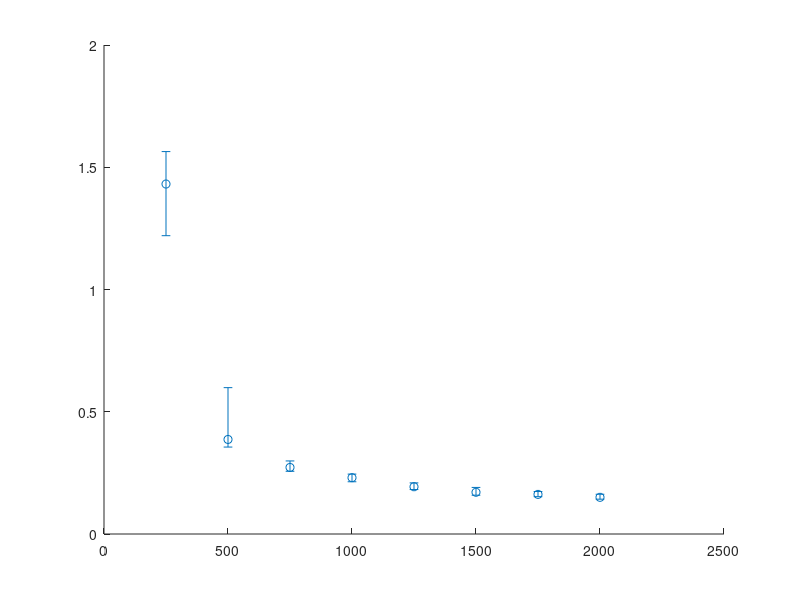

MATLAB code for this plot: (Note: this script raises an error after producing the figure.)
n_vec = 250:250:2000;

beta_rmse = [1.2201    1.4314    1.5641;...
0.3556    0.3867    0.5986;...
0.2565    0.2723    0.2988;...
0.2137    0.2304    0.2450;...
0.1818    0.1933    0.2091;...
0.1587    0.1707    0.1905;...
0.1527    0.1620    0.1738;...
0.1424    0.1500    0.1626];

beta0_rmse = [1.1931    1.3210    1.4782;...
0.5914    0.6335    0.7024;...
0.4258    0.4515    0.4970;...
0.3450    0.3761    0.4220;...
0.2949    0.3335    0.3558;...
0.2707    0.3078    0.3795;...
0.2470    0.2821    0.3306;...
0.2236    0.2506    0.3172];


eta_rmse = [0.3500    0.3610    0.3991;...
0.0729    0.0838    0.2251;...
0.0427    0.0486    0.0535;...
0.0339    0.0380    0.0439;...
0.0263    0.0316    0.0375;...
0.0258    0.0303    0.0366;...
0.0235    0.0264    0.0296;...
0.0211    0.0246    0.0269];


% error bar
% 
beta_rmse_errbar = beta_rmse;
beta_rmse_errbar(:,1) = beta_rmse(:,2) - beta_rmse(:,1);
beta_rmse_errbar(:,3) = beta_rmse(:,3) - beta_rmse(:,2);


beta0_rmse_errbar = beta_rmse;
beta0_rmse_errbar(:,1) = beta0_rmse(:,2) - beta0_rmse(:,1);
beta0_rmse_errbar(:,3) = beta0_rmse(:,3) - beta0_rmse(:,2);


eta_rmse_errbar = eta_rmse;
eta_rmse_errbar(:,1) = eta_rmse(:,2) - eta_rmse(:,1);
eta_rmse_errbar(:,3) = eta_rmse(:,3) - eta_rmse(:,2);


%% plot aRMSE with error bars
figure
errorbar(n_vec, beta_rmse_errbar(:,2), beta_rmse_errbar(:,1), beta_rmse_errbar(:,3), 'o', ...
    'LineWidth', 2, 'LineStyle', '-', 'MarkerSize', 10, 'CapSize', 12)
% xticks(n_vec)
xticks(500:500:2000)
xlim([200, 2050]); ylim([0, 2])
xlabel('sample size'); ylabel('average RMSE')
pbaspect([4 3 1])
title('RMSE for main-effects $(\beta_{j,k,c})$', 'interpreter','latex')
set(gca, 'FontSize', 22)
print('-r300', 'rmse_beta_mat', '-dpng')



%
figure
errorbar(n_vec, beta0_rmse_errbar(:,2), beta0_rmse_errbar(:,1), beta0_rmse_errbar(:,3), 'o', ...
    'LineWidth', 2, 'LineStyle', '-', 'MarkerSize', 10, 'CapSize', 12)
% xticks(n_vec)
xticks(500:500:2000)
xlim([200, 2050]); 
ylim([0, 2])
xlabel('sample size'); ylabel('average RMSE')
pbaspect([4 3 1])
title('RMSE for intercepts $(\beta_{j,0,c})$', 'interpreter','latex')
set(gca, 'FontSize', 22)
print('-r300', 'rmse_beta0', '-dpng')



%
figure
errorbar(n_vec, eta_rmse_errbar(:,2), eta_rmse_errbar(:,1), eta_rmse_errbar(:,3), 'o', ...
    'LineWidth', 2, 'LineStyle', '-', 'MarkerSize', 10, 'CapSize', 12)
% xticks(n_vec)
xticks(500:500:2000)
xlim([200, 2050]); 
ylim([0, 0.6])
xlabel('sample size'); ylabel('average RMSE')
pbaspect([4 3 1])
title('RMSE for deeper tensor arms $(\eta_{k,b})$', 'interpreter','latex')
set(gca, 'FontSize', 22)
print('-r300', 'rmse_eta', '-dpng')


%%
% -- look at the estimation accracy of the graphical matrix G -- %

Q_acc_mat_n = [1,0.4728;...
0.56,0.0792;...
0.24,0.0335;...
0.08,0.0085;...
0.04,0.0055;...
0.04,0.002;...
0.02,0.0003;...
0.02,0.0003];

n_vec = 250:250:2000;

figure
plot(n_vec, Q_acc_mat_n(:,1), ':o', 'MarkerSize', 10, 'LineWidth', 2, 'Color', [0.9290, 0.6940, 0.1250])
hold on
plot(n_vec, Q_acc_mat_n(:,2), '-s', 'MarkerSize', 10, 'LineWidth', 2, 'Color', [0.4940, 0.1840, 0.5560])
legend({'Matrix error', 'Entry error'})
xticks(n_vec)
xlim([200, 2050]);
xlabel('sample size'); ylabel('average estimation error')
pbaspect([4 3 1])
title('Estimation error Graphical Matrix')
set(gca, 'FontSize', 18)

% print('-r300', 'Q_acc', '-dpng')





% -- median; look at the estimation accracy of the graphical matrix G -- %
Q_err_matrix = [ 1     1     1;...
0     1     1;...
0     0     0;...
0     0     0;...
0     0     0;...
0     0     0;...
0     0     0;...
0     0     0];

Q_err_entry = [0.4000    0.4938    0.6375;...
0    0.0125    0.0625;...
0     0     0;...
0     0     0;...
0     0     0;...
0     0     0;...
0     0     0;...
0     0     0];

Q_err_row = [0.8500    1.0000    1.0000;...
0    0.0500    0.2500;...
0     0     0;...
0     0     0;...
0     0     0;...
0     0     0;...
0     0     0;...
0     0     0];

Q_err_matrix_errbar = Q_err_matrix;
Q_err_matrix_errbar(:,1) = Q_err_matrix(:,2) - Q_err_matrix(:,1);
Q_err_matrix_errbar(:,3) = Q_err_matrix(:,3) - Q_err_matrix(:,2);

Q_err_entry_errbar = Q_err_entry;
Q_err_entry_errbar(:,1) = Q_err_entry(:,2) - Q_err_entry(:,1);
Q_err_entry_errbar(:,3) = Q_err_entry(:,3) - Q_err_entry(:,2);

Q_err_row_errbar = Q_err_row;
Q_err_row_errbar(:,1) = Q_err_row(:,2) - Q_err_row(:,1);
Q_err_row_errbar(:,3) = Q_err_row(:,3) - Q_err_row(:,2);



n_vec = 250:250:2000;

figure
errorbar(n_vec, Q_err_matrix_errbar(:,2), Q_err_matrix_errbar(:,1), Q_err_matrix_errbar(:,3), 'o', ...
    'LineWidth', 2, 'LineStyle', '-', 'MarkerSize', 10)
% plot(n_vec, Q_err_matrix_errbar(:,2), ':o', 'MarkerSize', 10, 'LineWidth', 2)
xticks(n_vec); xlim([200, 2050]); ylim([0 1])
xlabel('sample size'); ylabel('average RMSE')
pbaspect([4 3 1])
title('Estimation error of $G^{(1)}$, matrix-wise', 'interpreter','latex')
set(gca, 'FontSize', 22)
print('-r300', 'Q_acc_matrix_bar', '-dpng')


figure
errorbar(n_vec, Q_err_row_errbar(:,2), Q_err_row_errbar(:,1), Q_err_row_errbar(:,3), 'o', ...
    'LineWidth', 2, 'LineStyle', '-', 'MarkerSize', 10, 'Color', [0.8500, 0.3250, 0.0980])
xticks(n_vec); xlim([200, 2050]); ylim([0 1])
xlabel('sample size'); ylabel('average RMSE')
pbaspect([4 3 1])
title('Estimation error of $G^{(1)}$, row-wise', 'interpreter','latex')
set(gca, 'FontSize', 22)
print('-r300', 'Q_acc_row', '-dpng')


figure
errorbar(n_vec, Q_err_entry_errbar(:,2), Q_err_entry_errbar(:,1), Q_err_entry_errbar(:,3), 'o', ...
    'LineWidth', 2, 'LineStyle', '-', 'MarkerSize', 10, 'Color', [0.4940, 0.1840, 0.5560])
xticks(n_vec); xlim([200, 2050]); ylim([0 1])
xlabel('sample size'); ylabel('average RMSE')
pbaspect([4 3 1])
title('Estimation error of $G^{(1)}$, entry-wise', 'interpreter','latex')
set(gca, 'FontSize', 22)
print('-r300', 'Q_acc_entry', '-dpng')